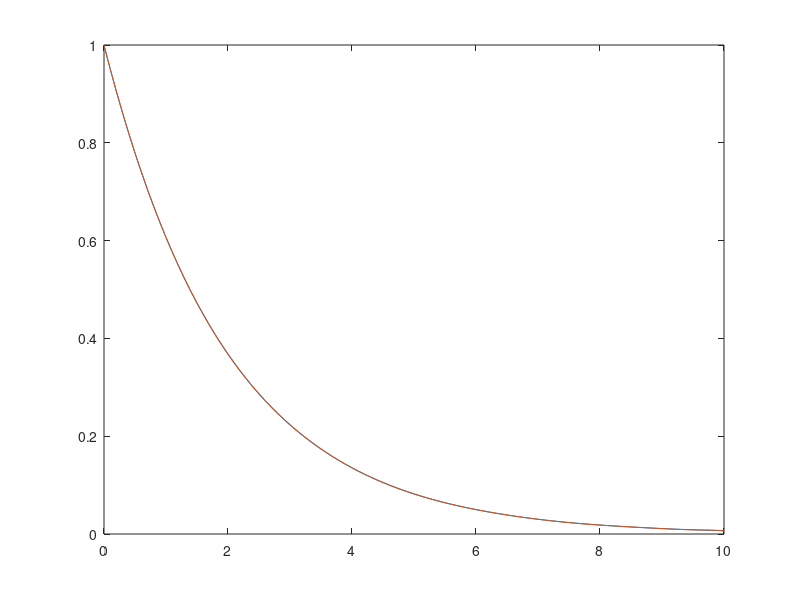

Here is the MATLAB script that generated this plot:
close all
clear all

t=0:0.1:10;
Tau = 0.6;
beta = 0.3;
it = exp((-t/Tau)*beta);
plot(t,it); hold on;

% A(1) = 0.1;
% A(2) = 0.1;
% A(3) = 0.1;
% A(4) = 0.1;
% A(5) = 0.1;
% A(6) = 0.1;
% A(7) = 0.1;
% A(8) = 0.1;
% A(9) = 0.1;
% A(10) = 0.1;
% A(11) = 0.1;
% A(12) = 0.1;
% A(13) = 0.1;
% A(14) = 0.1;
% A(15) = 0.1;
% A(16) = 0.1;
% A(17) = 0.1;
% A(18) = 0.1;
% A(19) = 0.1;
% A(20) = 0.1;

pree = 0.1:0.1:1; 

for ii =1:1:length(t)
    E(ii,:) = exp(pree*t(ii));
end

A=E\it';

X = E*A;

plot(t,X'); hold off;
% options = optimoptions('lsqnonlin','Jacobian','off','Algorithm', 'trust-region-reflective',...
%     'MaxIter',10000,'Display', 'iter', 'MaxFunEvals', 10000,  'TolFun', 1E-100,...
%     'DerivativeCheck', 'on', 'FinDiffType','central')
% 
% Aopt = lsqnonlin(@errorCalc,A,options);
% 
%     function [Error] = errorCalc(A)
%         Aopt = A;
%         Error = it - E*Aopt;
%     end
% end